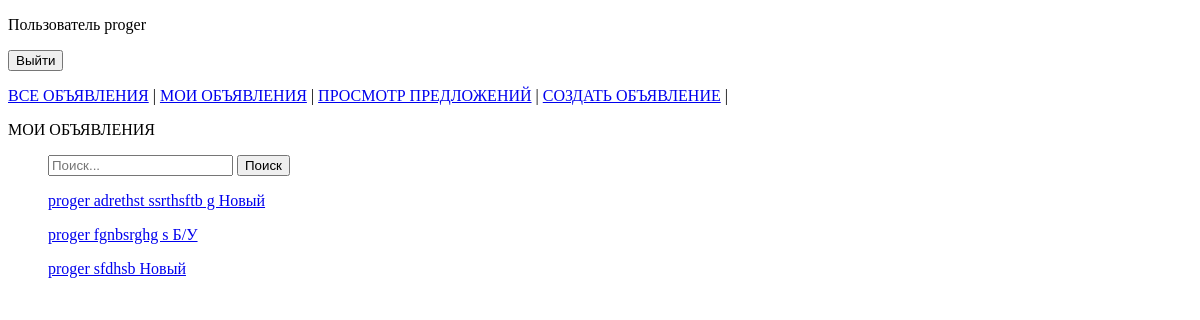
Before: /ads/user_ads/ (signed in) with the older database file.
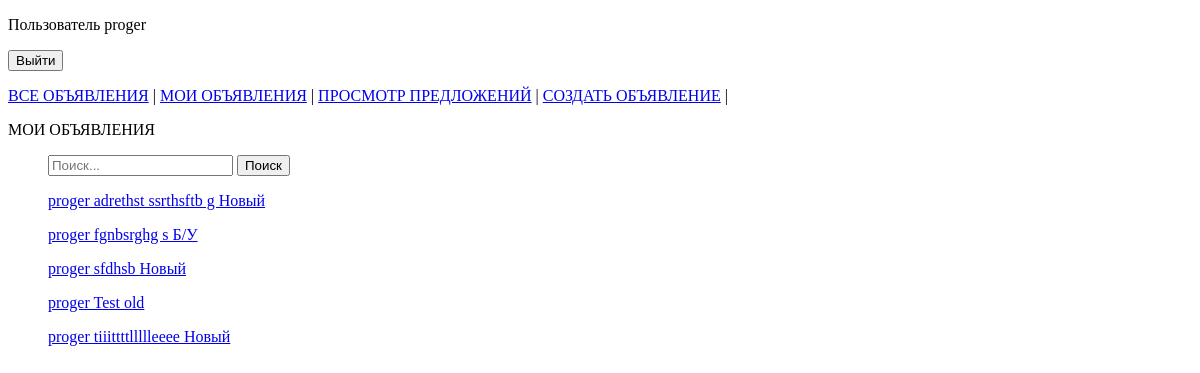
After: the same page with the newer database file.
### ads/models.py (models this page shows)
class Ad(models.Model):
    CONDITION = [
        ('NEW', 'Новый'),
        ('NOT NEW', 'Б/У'),
    ]
    user = models.ForeignKey(User, on_delete=models.CASCADE, verbose_name='Пользователь')
    title = models.CharField(max_length=25, verbose_name='Заголовок объявления')
    description = models.CharField(max_length=255, verbose_name='Описание товара')
    image_url = models.URLField(verbose_name='URL изображения')
    category = models.ManyToManyField(Category, verbose_name='Категория товара', blank=True, related_name='category')
    condition = models.CharField(choices=CONDITION, verbose_name='Состояние товара')
    created_at = models.DateTimeField(auto_now_add=True)
    def __str__(self):
        return f'{self.user} {self.title} {self.get_condition_display()}'
    class Meta:
        ordering = ['created_at']

### ads/views.py (the view)
# urls.py: path('ads/user_ads/', UserAdsList.as_view(), name='user-ads'),
class UserAdsList(Filter, ListView):
    model = Ad
    template_name = 'ads/user_ads_list.html'
    def get_queryset(self):
        return Ad.objects.filter(user=self.request.user)

### ads/templates/ads/user_ads_list.html
{% extends 'base.html' %}
{% block content %}
  <p>МОИ ОБЪЯВЛЕНИЯ</p>
   <ul>
  <form action="{% url 'ads:user-ad-search' %}" method="get">
      <input type="search" name="q" placeholder="Поиск...">
      <button type="submit">Поиск</button>
  </form>
  </ul>
  {% if object_list %}
    {% for ad in object_list %}
      <ul>
        <a href="{% url 'ads:ad-detail' ad.pk %}">{{ ad }}</a>
      </ul>
    {% endfor %}
  {% else %}
       Объявлений с такими параметрами нет!
  {% endif %}
{% endblock content %}

### templates/base.html (shortened to what this page needs)
<!DOCTYPE html>
<html lang="en">
<head>
</head>
<body>
{% if user.is_authenticated %}
<p>
    Пользователь {{user}}
    <form method="post" action="{% url 'users:logout' %}">
      <button name="submit">Выйти</button>
    </form>
</p>
  {% else %}
    <p>Вы не авторизованы. Для записи войдите в систему</p>
    <p><button onclick="location.href='{% url 'users:login' %}'" type="button">Войти</button></p>
{% endif %}
<a href="{% url 'ads:ads-list' %}">ВСЕ ОБЪЯВЛЕНИЯ</a> |
<a href="{% url 'ads:user-ads' %}">МОИ ОБЪЯВЛЕНИЯ</a> |
<a href="{% url 'ads:proposal-list' %}">ПРОСМОТР ПРЕДЛОЖЕНИЙ</a> |
<a href="{% url 'ads:ad-create' %}">CОЗДАТЬ ОБЪЯВЛЕНИЕ</a> |
{% block content %}
{% endblock content %}
</body>
</html>

Changed rows visible on the page:
added Ad: user+title+condition "proger Test old"
added Ad: user+title+condition "proger tiiittttllllleeee Новый"
